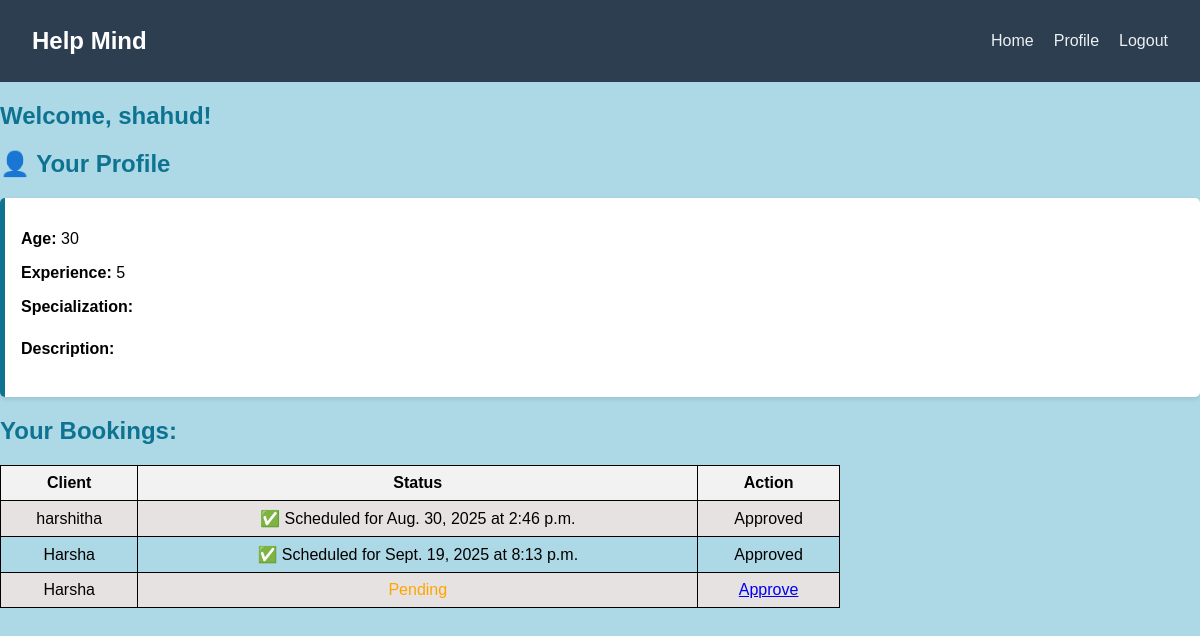
The page /counsellor_dashboard/ (signed in) on the database as committed earlier.
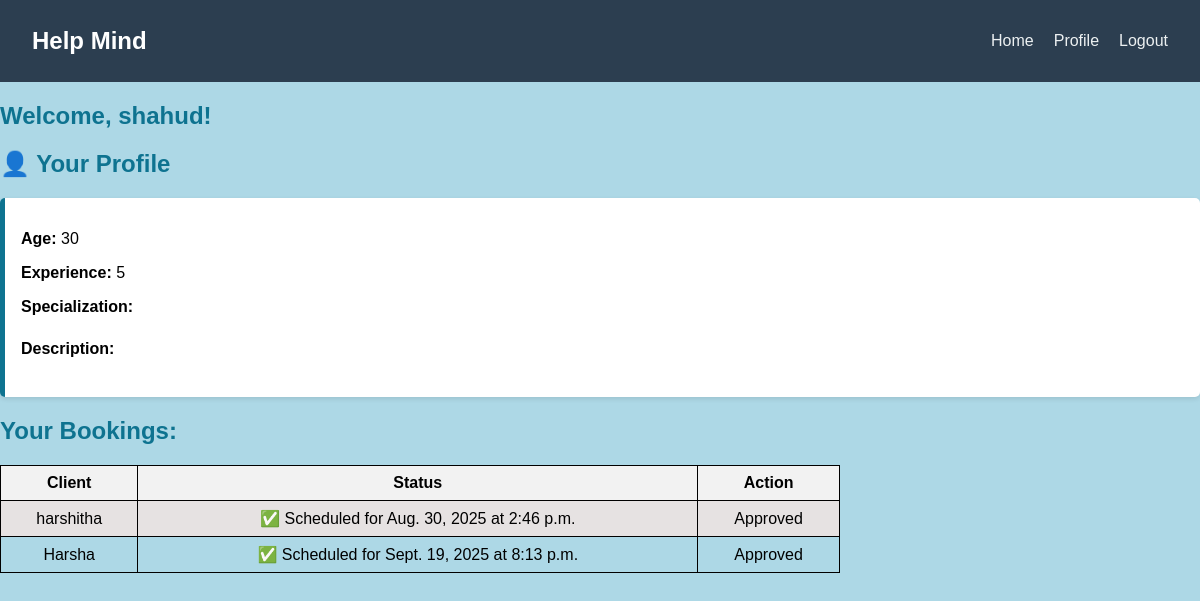
The same page on the database as committed later.
### main/models.py (models this page shows, shortened)
class Booking(models.Model):
    client = models.ForeignKey(Client, on_delete=models.CASCADE)
    counsellor = models.ForeignKey(Counsellor, on_delete=models.CASCADE)
    requested_at = models.DateTimeField(auto_now_add=True)
    status = models.CharField(
        max_length=20,
        choices=[("pending", "Pending"), ("approved", "Approved")],
        default="pending"
    )
    approved_date = models.DateField(null=True, blank=True)
    approved_time = models.TimeField(null=True, blank=True)

class Client(models.Model):
    user = models.OneToOneField(User, on_delete=models.CASCADE, null=True, blank=True)
    age = models.IntegerField(null=True, blank=True)
    interest = models.CharField(max_length=255, blank=True)

class User(AbstractUser):
    is_client = models.BooleanField(default=False)
    is_counsellor = models.BooleanField(default=False)

### main/views.py (the view)
# urls.py: path('counsellor_dashboard/',views.counsellor_dashboard, name='counsellor_dashboard'),
def counsellor_dashboard(request):
    if request.user.is_counsellor:
        counsellor_profile = Counsellor.objects.get(user=request.user)
        bookings = Booking.objects.filter(counsellor=counsellor_profile)
    else:
        bookings = []
    return render(request, 'dashboards/counsellor_dashboard.html', {'bookings': bookings})

### main/templates/dashboards/counsellor_dashboard.html (shortened to what this page needs)
{% load static %}
{% block content %}
    <link rel="stylesheet" href="{% static 'counsellor_dashboard.css' %}">
  <body style="background-color: lightblue;">
    <nav class="navbar">
    <div class="navbar-brand">Help Mind</div>
    <ul class="navbar-links">
      <li><a href="{% url 'home' %}">Home</a></li>
      <li><a href="{% url 'counsellor_profile' %}">Profile</a></li>
      <li><a href="{% url 'logout' %}">Logout</a></li>
    </ul>
    </nav>
  <h2 style="color:#0e7390;">Welcome, {{ user.username }}!</h2>
  <section class="profile-section">
      <h2>👤 Your Profile</h2>
      <div class="profile-box">
        <p><strong>Age:</strong> {{ user.counsellor.age }}</p>
        <p><strong>Experience:</strong> {{ user.counsellor.experience }}</p>
        <p><strong>Specialization:</strong> {{ user.counsellor.specialization }}</p>
        <p class="description"><strong>Description:</strong> {{ user.counsellor.description }}</p>
      </div>
    </section>
  <h2 style="color: #0e7390;">Your Bookings:</h2>
  <table border="1">
    <tr>
      <th>Client</th>
      <th>Status</th>
      <th>Action</th>
    </tr>
    {% for b in bookings %}
    <tr>
      <td>{{ b.client.user.username }}</td>
      <td>
        {% if b.get_status_display == "Pending" %}
          <span style="color: orange;">Pending</span>
        {% elif b.get_status_display == "Approved" %}
          ✅ Scheduled for {{ b.approved_date }} at {{ b.approved_time }}
        {% endif %}
      </td>
      <td>
        {% if b.status == "pending" %}
          <a href="{% url 'approve_booking' b.id %}">Approve</a>
        {% else %}
          Approved
        {% endif %}
      </td>
    </tr>
    {% empty %}
    <tr>
      <td colspan="3">No bookings yet.</td>
    </tr>
    {% endfor %}
  </table>
{% endblock %}

Rows that differ between the two databases and show on the page:
removed Booking: client.user.username "Harsha", status "Pending"
